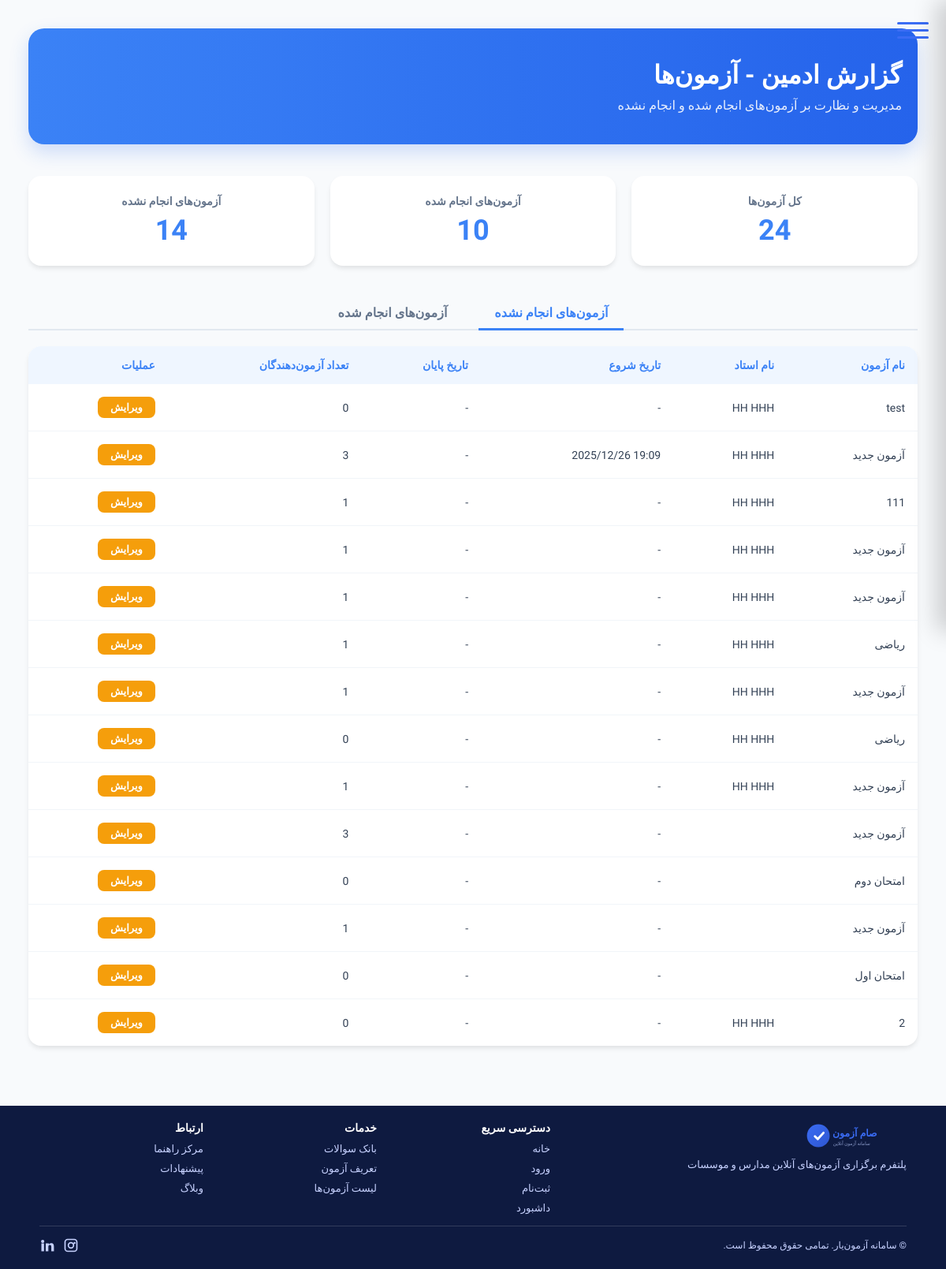
The page /accounts/admin/exams/ (signed in) on the database its author committed.
### accounts/models.py (models this page shows, shortened)
class Exam(models.Model):
    name = models.CharField(max_length=200)
    classroom = models.ForeignKey('Classroom', on_delete=models.CASCADE, related_name='exams')
    num_questions = models.PositiveIntegerField(default=0)
    created_by = models.ForeignKey(settings.AUTH_USER_MODEL, on_delete=models.CASCADE, related_name='created_exams')
    students = models.ManyToManyField(settings.AUTH_USER_MODEL, related_name='exams', blank=True)
    created_at = models.DateTimeField(auto_now_add=True)
    source_exam = models.ForeignKey('self', null=True, blank=True, on_delete=models.SET_NULL, related_name='derived_exams')
    shuffle_per_student = models.BooleanField(default=True)
    duration = models.PositiveIntegerField(default=60, help_text="Duration in minutes")
    start_time = models.DateTimeField(null=True, blank=True)
    end_time = models.DateTimeField(null=True, blank=True)
    class Meta:
        verbose_name = "آزمون"
        verbose_name_plural = "آزمون‌ها"

### accounts/admin_views_temp.py (the view)
# urls.py: path('admin/exams/', admin_exam_list_view, name='admin_exam_list'),
@login_required
def admin_exam_list_view(request):
    u = request.user
    is_admin = (getattr(getattr(u, 'role', None), 'code', '') == 'admin')
    if not is_admin:
        return redirect('profile')
    from django.utils import timezone
    now = timezone.now()
    exams = Exam.objects.select_related('created_by').all().order_by('-created_at')
    total_count = exams.count()
    completed_count = 0
    not_completed_count = 0
    exams_data = []
    for e in exams:
        is_completed = False
        if e.end_time and e.end_time < now:
            is_completed = True
        if is_completed:
            completed_count += 1
        else:
            not_completed_count += 1
        exams_data.append({
            'obj': e,
            'is_completed': is_completed,
            'instructor_name': f"{e.created_by.first_name} {e.created_by.last_name}" if e.created_by else "-",
            'student_count': e.students.count()
        })
    context = {
        'total_count': total_count,
        'completed_count': completed_count,
        'not_completed_count': not_completed_count,
        'exams': exams_data
    }
    return render(request, 'accounts/admin_exam_list.html', context)

### templates/accounts/admin_exam_list.html (shortened to what this page needs)
{% extends "base.html" %}
{% load static %}
{% block content %}
<div style="max-width: 1200px; margin: 0 auto; padding: 20px;">
    <div class="admin-header">
        <h1>گزارش ادمین - آزمون‌ها</h1>
        <p>مدیریت و نظارت بر آزمون‌های انجام شده و انجام نشده</p>
    </div>
    <div class="stats-row">
        <div class="stat-card">
            <div class="stat-label">کل آزمون‌ها</div>
            <div class="stat-value">{{ total_count }}</div>
        </div>
        <div class="stat-card">
            <div class="stat-label">آزمون‌های انجام شده</div>
            <div class="stat-value">{{ completed_count }}</div>
        </div>
        <div class="stat-card">
            <div class="stat-label">آزمون‌های انجام نشده</div>
            <div class="stat-value">{{ not_completed_count }}</div>
        </div>
    </div>
    <div class="tabs">
        <div class="tab-btn active" onclick="showTab('not-completed')">آزمون‌های انجام نشده</div>
        <div class="tab-btn" onclick="showTab('completed')">آزمون‌های انجام شده</div>
    </div>
    <div id="tab-not-completed" class="tab-content">
        <table class="exam-table">
            <thead>
                <tr>
                    <th>نام آزمون</th>
                    <th>نام استاد</th>
                    <th>تاریخ شروع</th>
                    <th>تاریخ پایان</th>
                    <th>تعداد آزمون‌دهندگان</th>
                    <th>عملیات</th>
                </tr>
            </thead>
            <tbody>
                {% for item in exams %}
                    {% if not item.is_completed %}
                    <tr>
                        <td>{{ item.obj.name }}</td>
                        <td>{{ item.instructor_name }}</td>
                        <td dir="ltr" style="text-align:right">{{ item.obj.start_time|date:"Y/m/d H:i"|default:"-" }}</td>
                        <td dir="ltr" style="text-align:right">{{ item.obj.end_time|date:"Y/m/d H:i"|default:"-" }}</td>
                        <td>{{ item.student_count }}</td>
                        <td>
                            <a href="{% url 'admin_exam_edit' item.obj.id %}" class="btn-edit">ویرایش</a>
                        </td>
                    </tr>
                    {% endif %}
                {% endfor %}
            </tbody>
        </table>
    </div>
</div>
{% endblock %}

### static/styles.css (style rules this page uses)
body { font-family: 'Vazirmatn','IranSans', tahoma, sans-serif; direction: rtl; margin: 0; padding: 0; background: linear-gradient(135deg, #007BFF, #00BFFF); min-height: 100vh; }
.tabs { display: flex; gap: 8px; justify-content: center; margin-bottom: 12px; }

### templates/accounts/admin_exam_list.html (style rules this page uses)
body { background: #f8fafc; }
.admin-header { background: linear-gradient(90deg, #3b82f6 0%, #2563eb 100%); color: white; padding: 40px 20px; border-radius: 20px; margin-bottom: 40px; text-align: right; box-shadow: 0 10px 25px rgba(37, 99, 235, 0.2); }
.admin-header h1 { font-size: 32px; font-weight: 800; margin: 0 0 10px 0; }
.admin-header p { font-size: 16px; opacity: 0.9; margin: 0; }
.stats-row { display: grid; grid-template-columns: repeat(3, 1fr); gap: 20px; margin-bottom: 40px; }
.stat-card { background: white; border-radius: 16px; padding: 24px; text-align: center; box-shadow: 0 4px 6px -1px rgba(0, 0, 0, 0.1); }
.stat-label { color: #64748b; font-size: 14px; font-weight: 600; margin-bottom: 8px; }
.stat-value { color: #3b82f6; font-size: 36px; font-weight: 800; }
.tabs { display: flex; gap: 20px; border-bottom: 2px solid #e2e8f0; margin-bottom: 20px; }
.tab-btn { padding: 10px 20px; font-weight: 700; color: #64748b; cursor: pointer; border-bottom: 3px solid transparent; margin-bottom: -2px; }
.tab-btn.active { color: #3b82f6; border-bottom-color: #3b82f6; }
.exam-table { width: 100%; border-collapse: separate; border-spacing: 0; background: white; border-radius: 16px; overflow: hidden; box-shadow: 0 4px 6px -1px rgba(0, 0, 0, 0.1); }
.exam-table th { background: #eff6ff; color: #3b82f6; font-weight: 700; padding: 16px; text-align: right; font-size: 14px; }
.exam-table td { padding: 16px; border-bottom: 1px solid #f1f5f9; color: #334155; font-size: 14px; }
.exam-table tr:last-child td { border-bottom: none; }
.btn-edit { background: #f59e0b; color: white; padding: 6px 16px; border-radius: 8px; text-decoration: none; font-size: 13px; font-weight: 600; display: inline-block; }

### rows shown on the page
Exam: obj.name "test", instructor_name "HH HHH", obj.start_time "-", obj.end_time "-", student_count "0"
Exam: obj.name "آزمون جدید", instructor_name "HH HHH", obj.start_time "2025/12/26 19:09", obj.end_time "-", student_count "3"
Exam: obj.name "111", instructor_name "HH HHH", obj.start_time "-", obj.end_time "-", student_count "1"
Exam: obj.name "آزمون جدید", instructor_name "HH HHH", obj.start_time "-", obj.end_time "-", student_count "1"
Exam: obj.name "آزمون جدید", instructor_name "HH HHH", obj.start_time "-", obj.end_time "-", student_count "1"
Exam: obj.name "ریاضی", instructor_name "HH HHH", obj.start_time "-", obj.end_time "-", student_count "1"
Exam: obj.name "آزمون جدید", instructor_name "HH HHH", obj.start_time "-", obj.end_time "-", student_count "1"
Exam: obj.name "ریاضی", instructor_name "HH HHH", obj.start_time "-", obj.end_time "-", student_count "0"
Exam: obj.name "آزمون جدید", instructor_name "HH HHH", obj.start_time "-", obj.end_time "-", student_count "1"
Exam: obj.name "آزمون جدید", obj.start_time "-", obj.end_time "-", student_count "3"
Exam: obj.name "امتحان دوم", obj.start_time "-", obj.end_time "-", student_count "0"
Exam: obj.name "آزمون جدید", obj.start_time "-", obj.end_time "-", student_count "1"
Exam: obj.name "امتحان اول", obj.start_time "-", obj.end_time "-", student_count "0"
Exam: obj.name "2", instructor_name "HH HHH", obj.start_time "-", obj.end_time "-", student_count "0"

### other values the page prints
{{ total_count }} "24"
{{ completed_count }} "10"
{{ not_completed_count }} "14"
